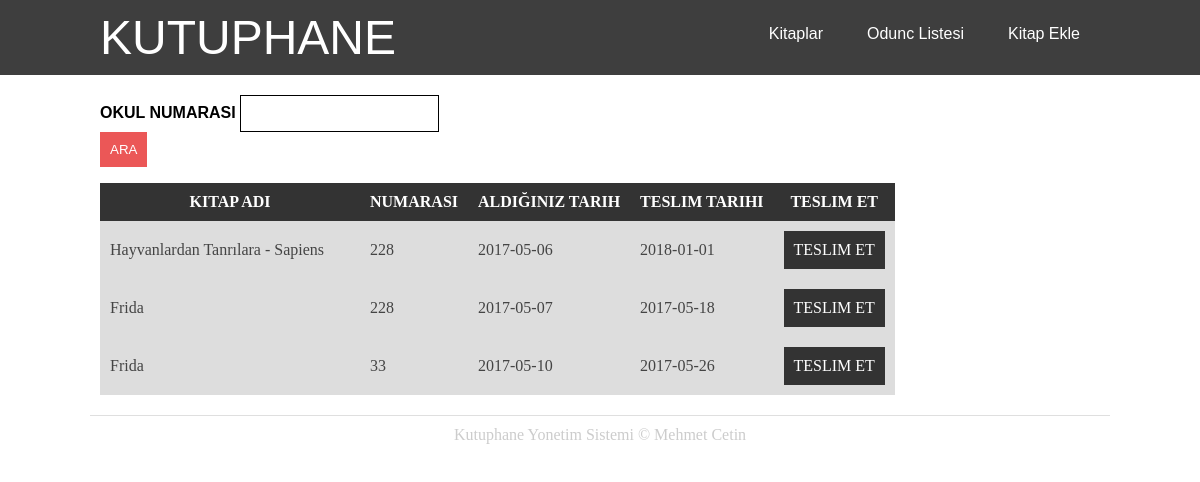
Page /odunc on the earlier database version.
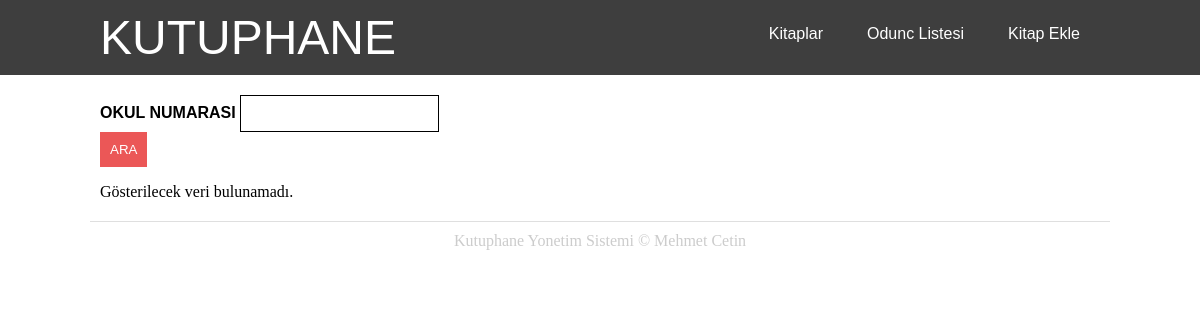
Same page on the later database version.
### tables this page shows
CREATE TABLE `odunc` (
  `id` int(11) NOT NULL,
  `ogrenci` varchar(100) NOT NULL,
  `tarih` date NOT NULL,
  `teslim` date NOT NULL,
  `kitap` int(11) NOT NULL
);

CREATE TABLE `kitap` (
  `id` int(11) NOT NULL,
  `ad` varchar(150) NOT NULL,
  `yazar` int(11) NOT NULL,
  `ozet` text NOT NULL,
  `isbn` varchar(13) NOT NULL,
  `yayin` int(11) NOT NULL,
  `yil` int(11) NOT NULL,
  `kaynak` varchar(300) NOT NULL,
  `resim` varchar(300) NOT NULL,
  `konum` varchar(50) NOT NULL
);

### app/routes/Borrow.php (called while the page is built, shortened)
<?php
class Borrow{
    public function index(){
        global $db;
        render("borrow/view",["db"=>$db]);
    }
}

### index.php (called while the page is built)
<?php
require_once 'init.php';

### app/app.php (called while the page is built)
<?php
return [
    'resources' => [
        '/' => 'routes/Home@index',
        '/kitaplar' => 'routes/Books@index',
        '/kitaplar/detay' => 'routes/Books@detail',
        '/kitaplar/odunc' => 'routes/Books@borrow',
        '/kitaplar/ekle' => 'routes/Books@add',
        '/kitaplar/eklePost' => 'routes/Books@ekle',
        '/odunc' => 'routes/Borrow@index',
        '/odunc/teslim' => 'routes/Borrow@back',
    ]
];

### app/templates/borrow/view.php (the view, shortened to what this page needs)
<form action="/odunc" method="post">
   <h4> OKUL NUMARASI <input type="text" name="numara" value="<?= @$_POST['numara'] ?>" class="odunc" required > </h4>
   <input type="submit" class="odbutton" value = "ara">
</form>
<?php
if($_POST) {
    $where = " where odunc.ogrenci=" . $_POST["numara"];
} else {
    $where = "";
}
$query = $db->query(
"SELECT *,odunc.id as odid FROM odunc INNER JOIN kitap ON odunc.kitap = kitap.id" . $where,
PDO::FETCH_OBJ
);
if(!$query->rowCount()){
    echo "Gösterilecek veri bulunamadı.";
}
    else {
        ?>
        <table cellpadding="0" cellspacing="0">
            <tr>
                <th>kitap adı</th>
                <th>Numarasi</th>
                <th>aldığınız tarih</th>
                <th>teslim tarihi</th>
                <th>teslim et</th>
            </tr>
            <?php foreach($query as $qu):?>
             <tr>
                <td><?=$qu->ad?></td>
                <td><?=$qu->ogrenci?></td>
                <td><?=$qu->tarih?></td>
                <td><?=$qu->teslim?></td>
                <td><a href="/odunc/teslim?id=<?=$qu->odid?>">teslim et</a></td>
            </tr>
            <?php endforeach;?>
        </table>
        <?php
    }
?>

### init.php (shortened to what this page needs)
<?php
$app = require('app/app.php');
$url = '/' . $_GET['route'];
foreach ($app['resources'] as $route => $resource) {
    preg_match('/([\/A-Za-z0-9]*)(@[a-z]*)?/', $route, $routeParts);
    $requested = $routeParts[1];
    $method = isset($routeParts[2]) ? $routeParts[2] : "";
    if ($url == $requested && (($_POST && $method == '@post') || (!$_POST && $method == '@get') || ($method == "") )) {
        preg_match('/([\/A-Za-z0-9]*)(@[a-z]*)?/', $resource, $parts);
        $controller = new $className();
        $controller->{str_replace('@', '', $parts[2])}();
    }
}
function render($tpl, $vars = []) {
    include('app/templates/' . $tpl . '.php');
    $content = ob_get_contents();
    include('app/templates/layout.php');
}

### app/templates/layout.php (shortened to what this page needs)
<html>
<head>
    <link rel="stylesheet" href="/style/style.css">
</head>
<body>
    <header>
        <div class="container">
            <div class="logo"><a href="/">KUTUPHANE</a></div>
            <nav>
                <a href="/kitaplar">Kitaplar</a>
                <a href="/odunc">Odunc Listesi</a>
                <a href="/kitaplar/ekle">Kitap Ekle</a>
            </nav>
        </div>
    </header>
    <div class="container main-content">
        <?php echo $content ?>
    </div>
    <footer class="container">
        Kutuphane Yonetim Sistemi &copy; Mehmet Cetin
    </footer>
</body>
</html>

### style/style.css (style rules this page uses)
html, body, p, h1, h2, h3, h4, h5, h6 ul, li { margin: 0; padding: 0; }
.container { max-width: 1000px; margin: auto; }
.main-content { margin-top: 20px; }
header { padding: 10px; background: #3E3E3E; color: #FFF; }
header:after { clear: both; display: block; content: ""; }
header .logo { float: left; font-size: 3em; font-family: Impact, Haettenschweiler, 'Arial Narrow Bold', sans-serif; }
header .logo a { color: inherit; text-decoration: none; }
header nav { float: right; }
header nav a { padding: 0 20px; line-height: 3em; color: inherit; text-decoration: none; font-family: Arial, Helvetica, sans-serif; }
footer { border-top: 1px solid #dfdfdf; color: #ccc; text-align: center; padding: 10px; margin-top: 20px !important; }
form { font-family: Arial, Helvetica, sans-serif; }

### app/templates/layout.php (style rules this page uses)
body { margin:0; }
a { text-decoration:none; }

### app/templates/borrow/view.php (style rules this page uses)
.odbutton { background:#EB5757; border:0; padding:10px; text-transform:uppercase; color:white; }
.odunc { padding:10px; text-transform:uppercase; border:1px solid black; }
table th { background:#333333; color:white; padding:10px; text-transform:uppercase; }
table td { background:#DDDDDD; color:#444; padding:10px; }
table td:first-child { width:240px; }
table a { display:block; background:#333333; color:white; padding:10px; text-transform:uppercase; }

Differences in the rows shown:
removed odunc: kitap.ad "Hayvanlardan Tanrılara - Sapiens", ogrenci "228", tarih "2017-05-06", teslim "2018-01-01"
removed odunc: kitap.ad "Frida", ogrenci "228", tarih "2017-05-07", teslim "2017-05-18"
removed odunc: kitap.ad "Frida", ogrenci "33", tarih "2017-05-10", teslim "2017-05-26"
Other differences:
list line gone: "KITAP ADI NUMARASI ALDIĞINIZ TARIH TESLIM TARIHI TESLIM ET"
new list line: "Gösterilecek veri bulunamadı."
